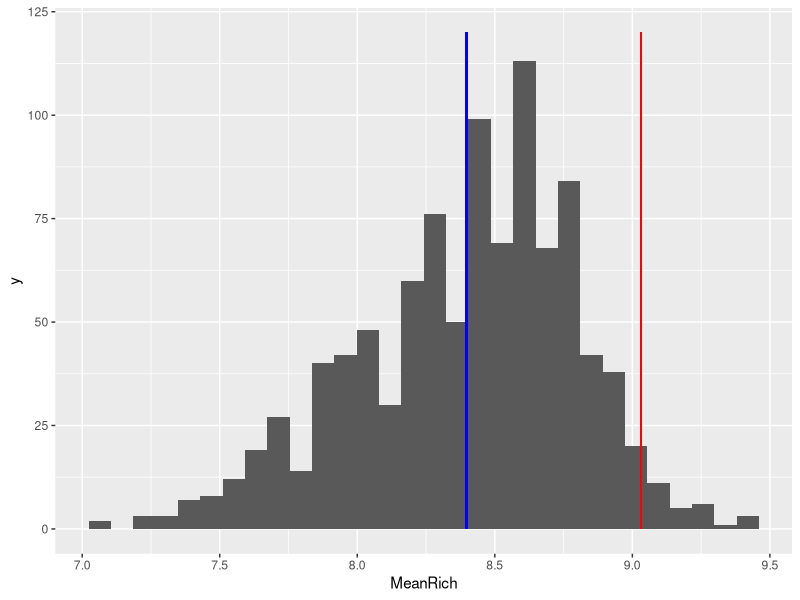
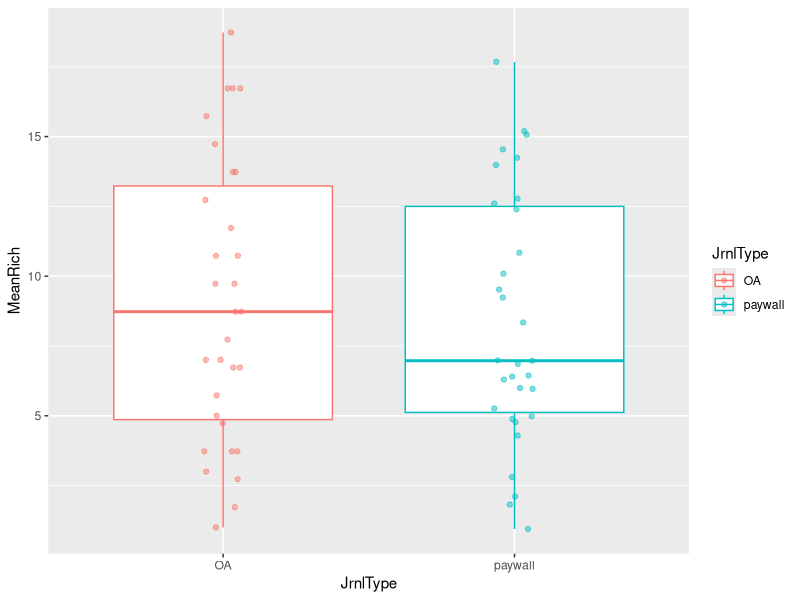
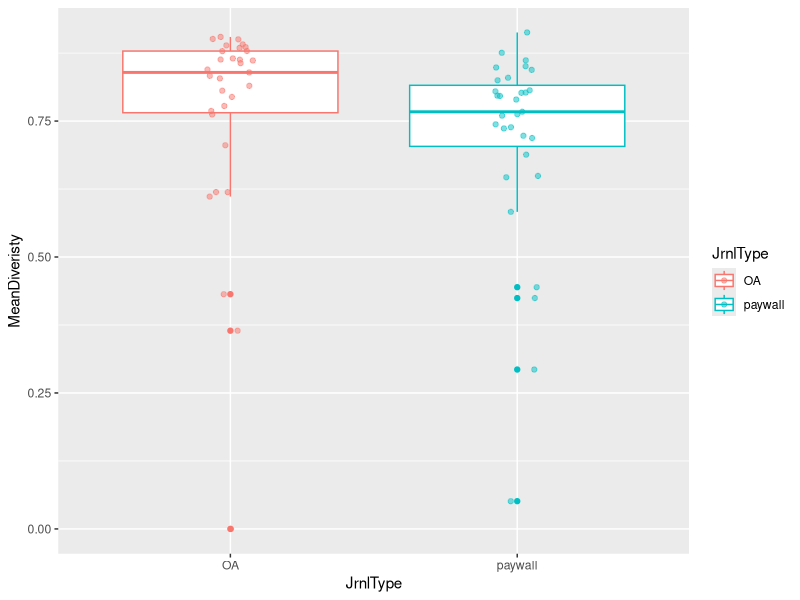

Source code (R) for these figures, in order:
#libraries
library(ggplot2)
library(dplyr)

#data
FirstAuthDiv <- read.csv("CleanData/FirstAuthDiv.csv", header = TRUE)
FirstRich1000 <- read.csv("CleanData/FirstRich1000itters.csv", header = TRUE)
FirstRich1000 <- FirstRich1000 %>%
  select(JournalAndType = X, V1:V1000)

#over all richness for PW and OA each itteration (OA should stay the same)
FirstRich1000 <- merge(FirstRich1000, FirstAuthDiv, by = "JournalAndType")
#subset data to OA and PW dataframes
FirstRich1000_OA <- FirstRich1000 %>%
  filter(JrnlType == "OA")%>%
  select(V1:V1000)
FirstRich1000_PW<- FirstRich1000 %>%
  filter(JrnlType == "paywall") %>%
  select(V1:V1000)

MeanRichOA <- mean(colMeans(FirstRich1000_OA))
MeanRichPW <- as.data.frame(colMeans(FirstRich1000_PW))
MeanRichPW$MeanRich <- MeanRichPW$`colMeans(FirstRich1000_PW)`
MeanOfMeanRichPW <- mean(MeanRichPW$MeanRich)
#HISTOGRAM OF PW JOURNAL AVERAGE OVERALL RICHNESS with OA AVERAGE RICHNESS
ggplot(MeanRichPW, aes(x = MeanRich))+
  geom_histogram()+
  geom_segment(aes(x = 9.031, y = 0, xend = 9.031, yend = 120),color = "red")+
  geom_segment(aes(x = MeanOfMeanRichPW, y = 0, xend = MeanOfMeanRichPW, yend = 120),color = "blue")
 
#plot rich
ggplot(FirstAuthDiv, aes(JrnlType, MeanRich, color = JrnlType)) +
  geom_boxplot()+
  geom_jitter(width = .07, height = 0, alpha = 0.5 )

#plot diversity
ggplot(FirstAuthDiv, aes(JrnlType, MeanDiveristy, color = JrnlType))+
  geom_boxplot()+
  geom_jitter(width = .08, height = 0, alpha = 0.5 )
